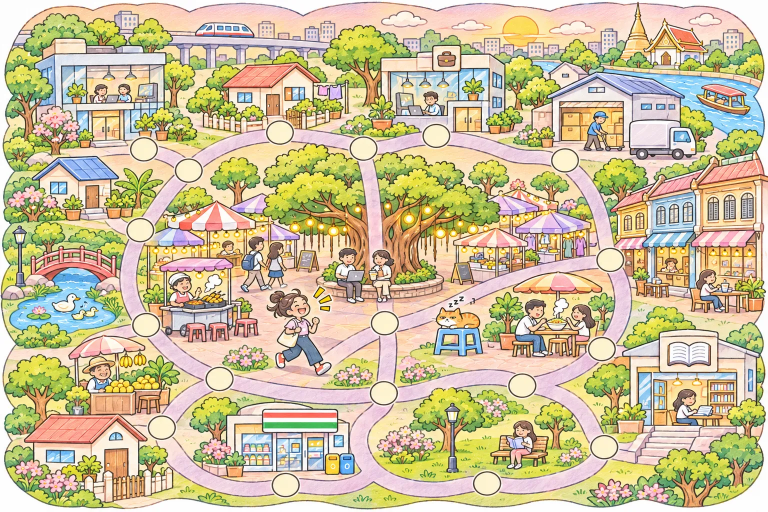
#> input picture assets/incoming/1.webp, 1536 x 1024 px (shown at 1/2 size)
$ python road_adjacency.py ../assets/incoming/1.webp
#> lines starting #> are read from the running program, lines starting #| are printed output that depends on the picture; after the words box and inside, x2 and y2 are one past the last pixel; in counts of white or black regions, pixels touching at a corner belong together
### scripts/detect_circles.py
#!/usr/bin/env python3
"""ตรวจหาวงกลมสีครีม (ช่องเดินบนกระดาน) ในภาพแผนที่ แล้วพิมพ์พิกัดศูนย์กลาง

ใช้: python3 scripts/detect_circles.py public/assets/maps/canal.webp [--json]
วิธี: ทำ mask สีครีม -> connected components (BFS ด้วย numpy/python ล้วน) -> กรองตามขนาด/ความกลม
"""
import json
import sys
from collections import deque

import numpy as np
from PIL import Image


def cream_mask(a):
    r, g, b = a[..., 0], a[..., 1], a[..., 2]
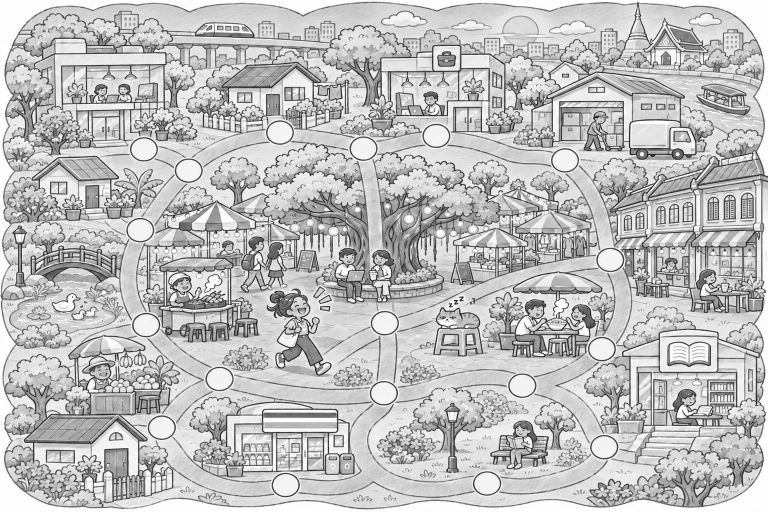
#> g: shape (1024, 1536) int64 (shown at 1/2 size); min 0, max 255, mean 190.1
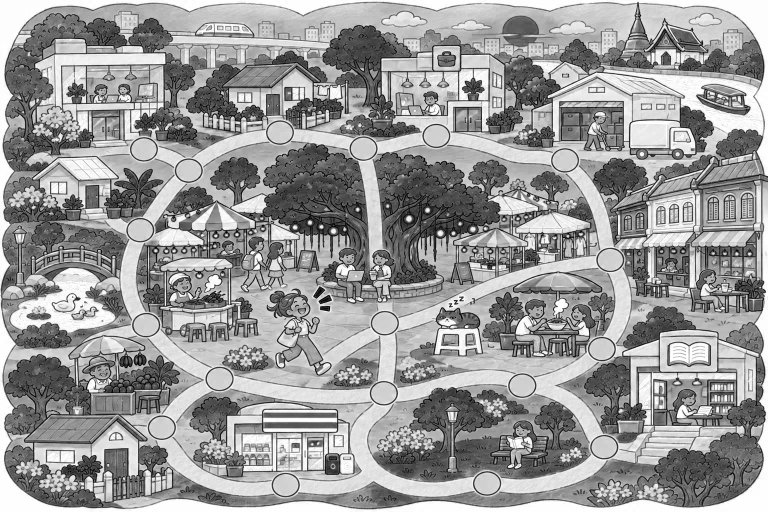
#> b: shape (1024, 1536) int64 (shown at 1/2 size); min 0, max 255, mean 153.6
    return (r >= 238) & (g >= 228) & (b >= 180) & (b <= 232) & (r - b >= 22) & (g - b >= 14) & (np.abs(r - g) <= 18)
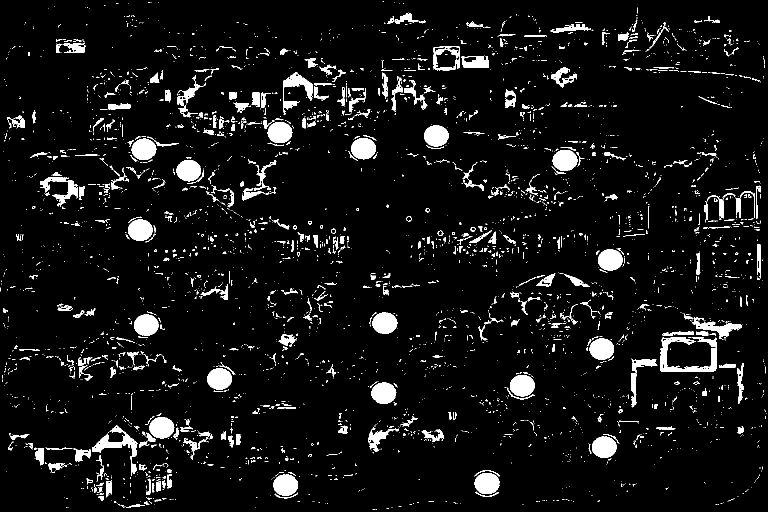
#> returned value: shape (1024, 1536) bool (shown at 1/2 size); 6.3% white; 3915 white regions (3361 under 20 px), largest, box (x1, y1, x2, y2) and area: (1320, 674, 1434, 743) 2788, (184, 850, 276, 952) 2057, (1020, 750, 1070, 793) 1679


def components(mask):
    h, w = mask.shape
#> h = 1024; w = 1536
    labels = np.zeros((h, w), dtype=np.int32)
    comps = []
    ys, xs = np.nonzero(mask)
    cur = 0
#> cur = 0
    for y0, x0 in zip(ys, xs):
        if labels[y0, x0]:
            continue
        cur += 1
        labels[y0, x0] = cur
        q = deque([(y0, x0)])
        pts = []
        while q:
            y, x = q.popleft()
            pts.append((y, x))
            for dy, dx in ((1, 0), (-1, 0), (0, 1), (0, -1)):
                ny, nx = y + dy, x + dx
                if 0 <= ny < h and 0 <= nx < w and mask[ny, nx] and not labels[ny, nx]:
                    labels[ny, nx] = cur
                    q.append((ny, nx))
        comps.append(np.array(pts))
    return comps


def detect(path):
    a = np.array(Image.open(path).convert('RGB')).astype(int)
    m = cream_mask(a)
    found = []
    for pts in components(m):
        n = len(pts)
        if n < 700 or n > 3200:
            continue
        y0, x0 = pts.min(0)
        y1, x1 = pts.max(0)
        bw, bh = x1 - x0 + 1, y1 - y0 + 1
        if not (30 <= bw <= 62 and 26 <= bh <= 58):
            continue
        if not (0.65 <= bw / bh <= 1.5):
            continue
        fill = n / (bw * bh)
        if fill < 0.6:
            continue
        cy, cx = pts.mean(0)
        found.append({'x': round(float(cx), 1), 'y': round(float(cy), 1), 'w': int(bw), 'h': int(bh), 'n': int(n), 'fill': round(fill, 2)})
#> this loop made 5347 passes
#> (pts, n) on passes 1, 3, 4: ([[3, 765], [3, 766], [3, 767]], 3), ([[5, 303]], 1), ([[5, 317]], 1)
#> after the loop, found = 18 items
    found.sort(key=lambda p: (p['y'], p['x']))
    return a.shape[1], a.shape[0], found


# [8 lines that do not run on import are left out]

### scripts/road_adjacency.py
#!/usr/bin/env python3
"""ช่วยหาเส้นเชื่อมระหว่างวงกลมโดยดูจากถนนสีม่วงอ่อนในภาพ (ใช้เป็นจุดตั้งต้น แล้วตรวจด้วยตาอีกครั้ง)

ใช้: python3 scripts/road_adjacency.py public/assets/maps/canal.webp
แต่ละ "ชิ้นถนน" (connected component ของ mask ถนน เมื่อเจาะวงกลมออก) ที่แตะวงกลมหลายวง
แปลว่าวงกลมเหล่านั้นเชื่อมกัน (ถ้าแตะ 3 วงขึ้นไป = มีทางแยก) สะพาน/บันได ไม่ใช่สีม่วงจึงต้องเพิ่มเอง
"""
import sys
from itertools import combinations

import numpy as np
from PIL import Image

from detect_circles import components, detect


def road_mask(a):
    r, g, b = a[..., 0], a[..., 1], a[..., 2]
    return (b - g >= 8) & (r - g >= 6) & (g >= 175) & (np.abs(r - b) <= 28)


def adjacency(path, disc_r=34, min_touch=15):
    w, h, pts = detect(path)
#> w = 1536; h = 1024; pts = 18 items
    a = np.array(Image.open(path).convert('RGB')).astype(int)
    road = road_mask(a)
#> in road_mask, `return (b - g >= 8) & (r - g >= 6) & (g >= 175) & (np.abs(r - b) <= 28)`: returned value: shape (1024, 1536) bool; 7.4% white; 1214 white regions (1069 under 20 px), largest, box (x1, y1, x2, y2) and area: (599, 810, 949, 993) 13665, (464, 753, 743, 807) 7146, (1071, 705, 1201, 870) 6812
    yy, xx = np.mgrid[0:h, 0:w]
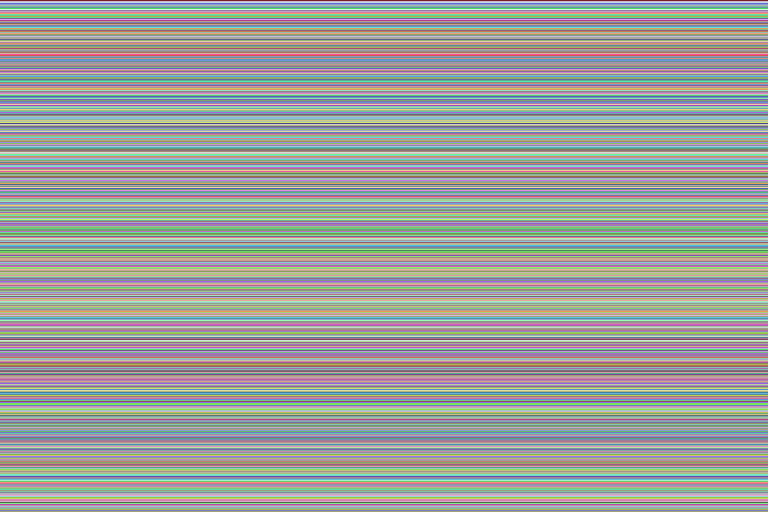
#> yy: shape (1024, 1536) int64 (shown at 1/2 size); 1024 distinct labels, from 0 to 1023; one colour per label, 0 black
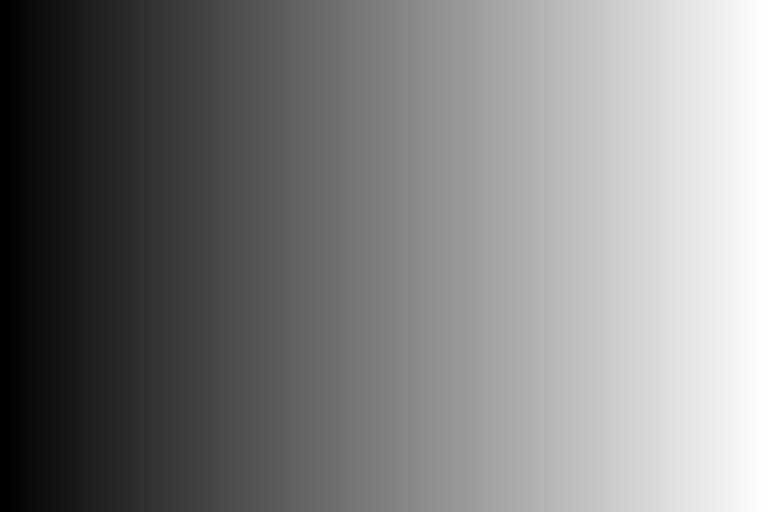
#> xx: shape (1024, 1536) int64 (shown at 1/2 size); min 0, max 1535, mean 767.5; drawn with min black and max white
    disc = np.full((h, w), -1, dtype=np.int32)
#> disc: shape (1024, 1536) int32; every value is -1
    for i, p in enumerate(pts):
        disc[(xx - p['x']) ** 2 + (yy - p['y']) ** 2 <= disc_r ** 2] = i
#> this loop made 18 passes
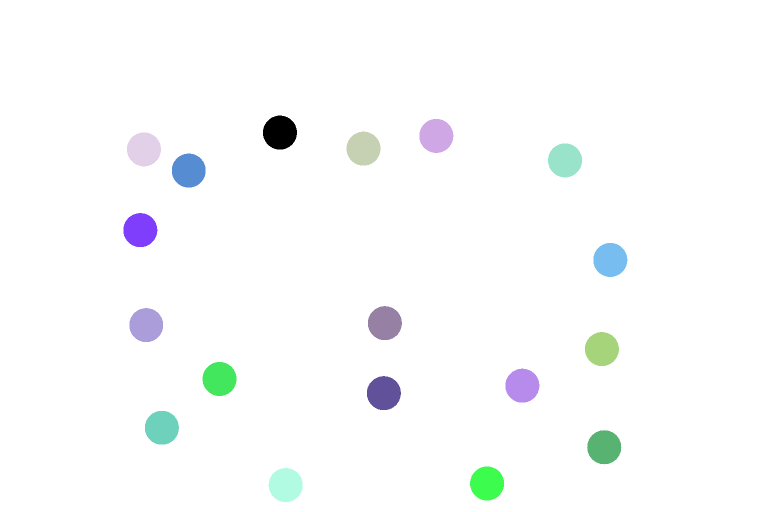
#> disc: shape (1024, 1536) int32 (shown at 1/2 size); 19 distinct labels, from -1 to 17; one colour per label, 0 black, -1 white
    road = road & (disc < 0)
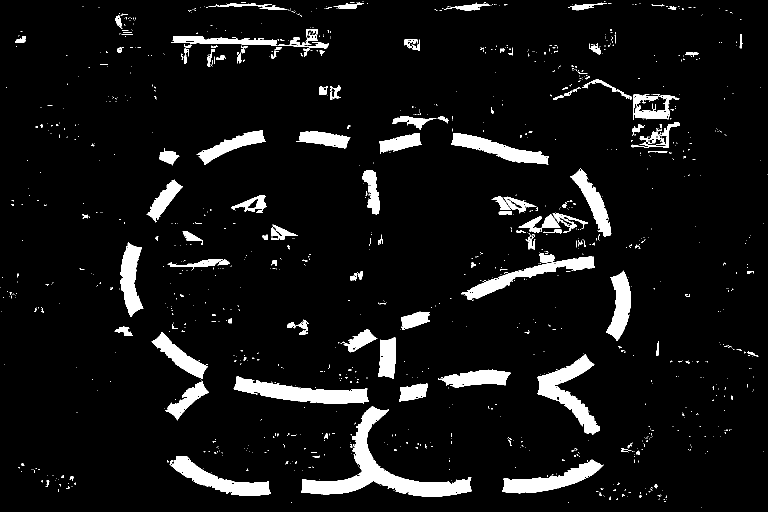
#> road: shape (1024, 1536) bool (shown at 1/2 size); 7.1% white; 1206 white regions (1060 under 20 px), largest, box (x1, y1, x2, y2) and area: (602, 812, 943, 993) 13232, (467, 753, 738, 807) 6989, (1074, 708, 1200, 870) 6504
    result = []
    for comp in components(road):
        if len(comp) < 400:
            continue
        touched = {}
        for y, x in comp:
            for dy in (-2, 0, 2):
                for dx in (-2, 0, 2):
                    ny, nx = y + dy, x + dx
                    if 0 <= ny < h and 0 <= nx < w and disc[ny, nx] >= 0:
                        touched[disc[ny, nx]] = touched.get(disc[ny, nx], 0) + 1
        ids = sorted(k for k, v in touched.items() if v >= min_touch)
        cy, cx = comp.mean(0)
        result.append((ids, len(comp), int(cx), int(cy)))
#> this loop made 1499 passes
#> comp on passes 1 to 3: [[3, 725], [3, 726]], [[3, 1208], [3, 1209], [3, 1210]], [[4, 713]]
#> after the loop, result = 38 items
    return pts, result


if __name__ == '__main__':
    pts, res = adjacency(sys.argv[1])
#> pts = 18 items; res = 38 items
    for ids, n, cx, cy in sorted(res):
        tag = 'FORK' if len(ids) >= 3 else ('dead-end' if len(ids) < 2 else '')
        print(ids, n, (cx, cy), tag)
#> this loop made 38 passes
#> (ids, n, cx, cy, tag) on passes 1 to 12: ([], 406, 1167, 13, 'dead-end'), ([], 439, 1003, 406, 'dead-end'), ([], 458, 619, 90, 'dead-end'), ([], 526, 1214, 174, 'dead-end'), ([], 540, 940, 14, 'dead-end'), ([], 577, 1331, 269, 'dead-end'), ([], 632, 1135, 440, 'dead-end'), ([], 682, 560, 466, 'dead-end'), ([], 727, 399, 526, 'dead-end'), ([], 731, 1035, 408, 'dead-end'), ([], 945, 505, 407, 'dead-end'), ([], 1217, 1082, 447, 'dead-end')
#| [] 406 (1167, 13) dead-end
#| [] 439 (1003, 406) dead-end
#| [] 458 (619, 90) dead-end
#| [] 526 (1214, 174) dead-end
#| [] 540 (940, 14) dead-end
#| [] 577 (1331, 269) dead-end
#| [] 632 (1135, 440) dead-end
#| [] 682 (560, 466) dead-end
#> (further printed lines are left out)

$ run again, on assets/incoming/11.webp
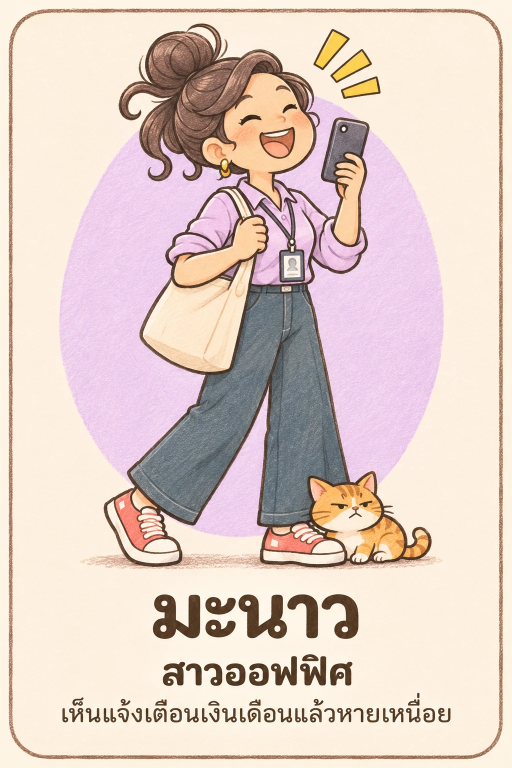
#> input picture assets/incoming/11.webp, 1024 x 1536 px (shown at 1/2 size)
#> in cream_mask, `return (r >= 238) & (g >= 228) & (b >= 180) & (b <= 232) & (r - b >= 2..`:
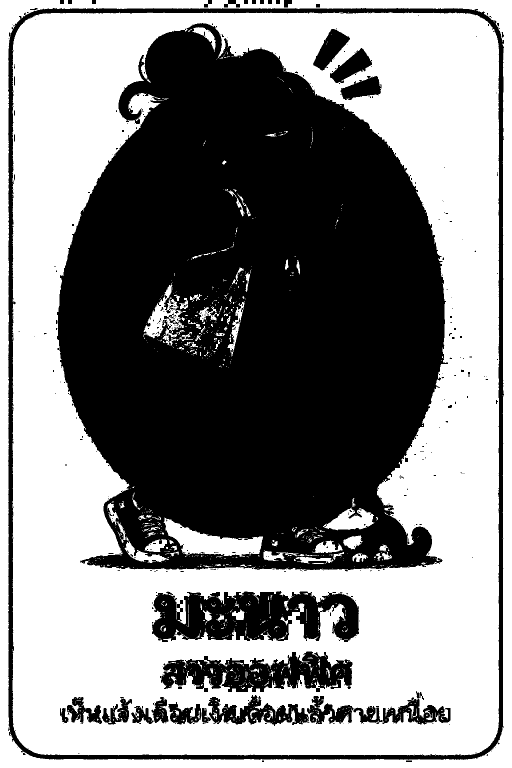
#> returned value: shape (1536, 1024) bool (shown at 1/2 size); 52.7% white; 497 black regions (442 under 20 px), largest, box (x1, y1, x2, y2) and area: (114, 46, 896, 1142) 622563, (16, 16, 1008, 1520) 41762, (304, 1182, 718, 1284) 29568
#> in components, `h, w = mask.shape`: h = 1536; w = 1024
#> cur = 0
#> the loop in detect, `for pts in components(m):` made 1656 passes
#> (pts, n) on passes 2 to 4: ([[17, 109], [17, 110], [17, 111], [17, 112]], 4), ([[20, 952], [21, 952]], 2), ([[23, 958]], 1)
#> after the loop in detect, `for pts in components(m):`: found = []
#> in adjacency, `w, h, pts = detect(path)`: w = 1024; h = 1536; pts = []
#> in adjacency, `yy, xx = np.mgrid[0:h, 0:w]`:
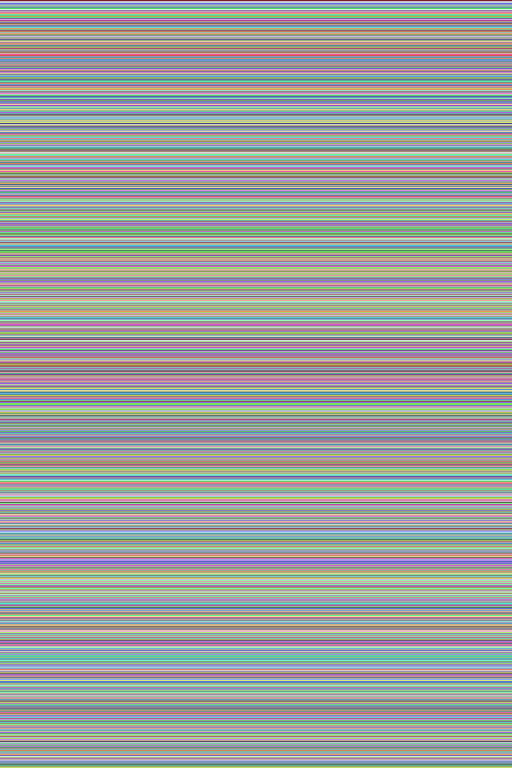
#> yy: shape (1536, 1024) int64 (shown at 1/2 size); 1536 distinct labels, from 0 to 1535; one colour per label, 0 black
#> disc: shape (1536, 1024) int32; every value is -1
#> the loop in adjacency, `for comp in components(road):` made 163 passes
#> comp on passes 5 to 7: [[268, 670], [269, 670], [270, 670]], [[272, 669], [273, 669], [274, 669]], [[276, 668]]
#> after the loop in adjacency, `for comp in components(road):`: result = [([], 11572, 635, 321), ([], 122871, 255, 603), ([], 112267, 764, 643), ([], 2656, 536, 404), ([], 4360, 610, 454), ([], 5027, 433, 437), ([], 4270, 541, 499), ([], 3839, 677, 501), ([], 2110, 379, 490), ([], 18316, 477, 980)]
#> `pts, res = adjacency(sys.argv[1])`: pts = []; res has the same summary as result in adjacency
#> the loop `for ids, n, cx, cy in sorted(res):` made 10 passes
#> (n, cx, cy) on passes 1 to 8: (2110, 379, 490), (2656, 536, 404), (3839, 677, 501), (4270, 541, 499), (4360, 610, 454), (5027, 433, 437), (11572, 635, 321), (18316, 477, 980)
#> (printed output is left out)

$ run again, on assets/incoming/13.webp
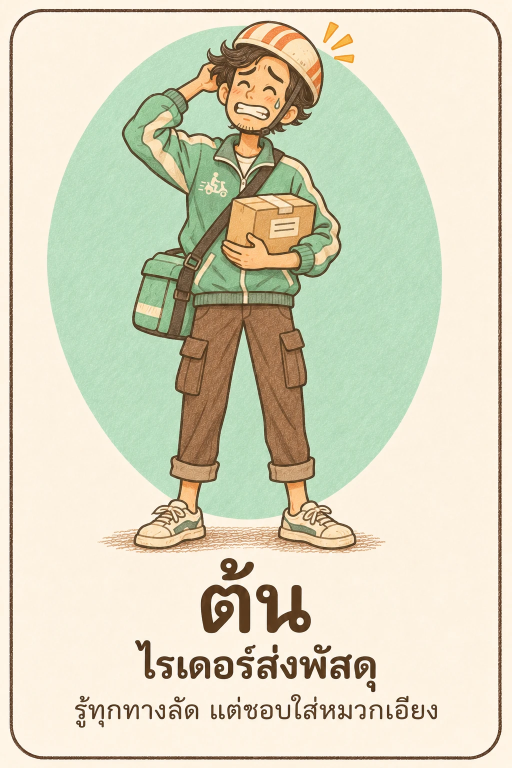
#> input picture assets/incoming/13.webp, 1024 x 1536 px (shown at 1/2 size)
#> in components, `h, w = mask.shape`: h = 1536; w = 1024
#> cur = 0
#> the loop in detect, `for pts in components(m):` made 2552 passes
#> (pts, n) on passes 4 to 6: ([[17, 132]], 1), ([[17, 136]], 1), ([[17, 139]], 1)
#> after the loop in detect, `for pts in components(m):`: found = []
#> in adjacency, `w, h, pts = detect(path)`: w = 1024; h = 1536; pts = []
#> in adjacency, `yy, xx = np.mgrid[0:h, 0:w]`:
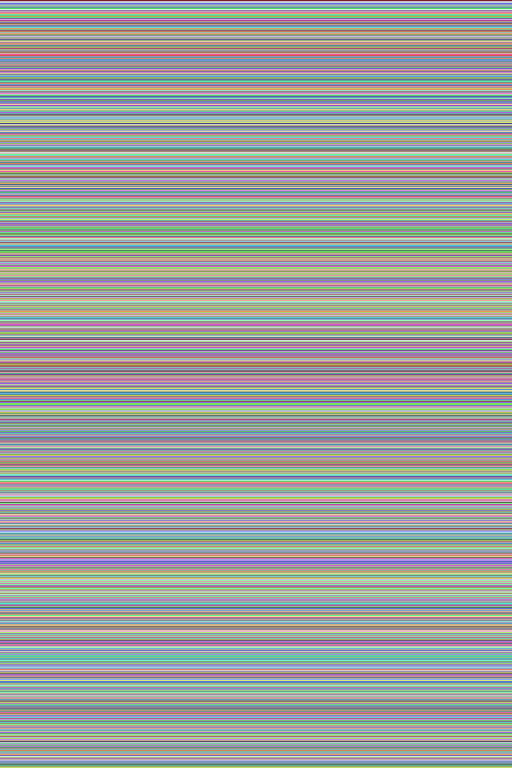
#> yy: shape (1536, 1024) int64 (shown at 1/2 size); 1536 distinct labels, from 0 to 1535; one colour per label, 0 black
#> disc: shape (1536, 1024) int32; every value is -1
